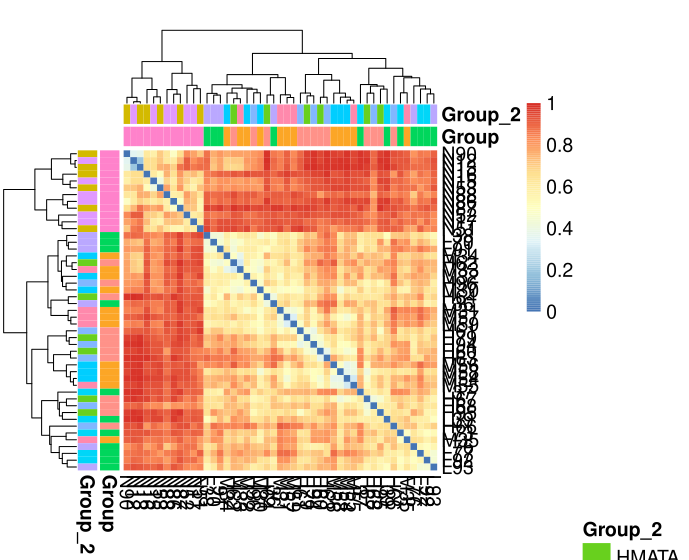

The script that drew this image:

if (FALSE){
	install.packages("pheatmap", repo="http://cran.us.r-project.org")
}

library(grid)
library(pheatmap)

if(1){
	library(RColorBrewer)
}

find_coordinates = function(n, gaps, m=1:n) {
	if(length(gaps)==0){
		return(list(coord=unit(m/n, "npc"), size=unit(1/n,"npc")))
	}

	if(max(gaps)>n){
		stop("Gaps do not match matrix size")
	}

	size = (1/n)*(unit(1, "npc")-length(gaps)*unit("4", "bigpts"))

	gaps2 = apply(sapply(gaps, function(gap, x){x>gap}, m), 1, sum)
	coord = m * size + (gaps2 * unit("4", "bigpts"))

	return(list(coord=coord, size=size))
}


vjust <- 0
hjust <- 0.5

if(270==270){
	vjust <- 0.5
	hjust <- 0
}else if(270==45){
	vjust <- .5
	hjust <- 1
}else if(270==0){
	vjust <- 1
	hjust <- 0.5
}



draw_colnames_custom <- function (coln, gaps, ...){
	coord = find_coordinates(length(coln),  gaps)
	x = coord$coord - 0.5 * coord$size
	if (270  == 90){
		hjust = 1
		vjust = 0.5
	}
	if (270  == 45){
		hjust = 1
		vjust = 0.5
	}

	res = textGrob(coln, x=x, y=unit(1, "npc")-unit(3, "bigpts"),
		vjust = vjust, hjust=hjust, rot=270, gp=gpar(...))
	return(res)
}


# Overwrite default draw_colnames with your own version
assignInNamespace(x="draw_colnames", value="draw_colnames_custom",
	ns=asNamespace("pheatmap"))

data <- read.table(file="result/beta3/bray_curtis.txt", sep="\t", header=T, row.names=1,
	check.names=F, quote="", comment="")

if ("FALSE" != "FALSE"){
	#data[data==0] <- 1.0000001
	#data[data==1] <- 1.0001
	data <- FALSE(data+1)
}

if (1 == 1){
	legend_breaks = NA
} else if (1 == 2){
	if (Inf == Inf){
		summary_v <- c(t(data))
		legend_breaks <- unique(c(seq(summary_v[1]*0.95,summary_v[2],length=6),
		  seq(summary_v[2],summary_v[3],length=6),
		  seq(summary_v[3],summary_v[5],length=5),
		  seq(summary_v[5],summary_v[6]*1.05,length=5)))
	} else {
		legend_breaks <- unique(c(seq(summary_v[1]*0.95, Inf,
		 length=10), seq(Inf,summary_v[6]*1.05,length=10)))
	}

	if("FALSE" != "FALSE"){
		legend_breaks <- prettyNum(legend_breaks, digits=FALSE)
	}

	print(col)
	print(legend_breaks)
} else {
	legend_breaks <- c()
}


if ("temp/group.txt" != "NA") {
	annotation_row <- read.table(file="temp/group.txt", header=T,
		row.names=1, sep="\t", quote="", check.names=F, comment="")
} else {
	annotation_row <- NA
}

if ("temp/group.txt" != "NA") {
	annotation_col <- read.table(file="temp/group.txt", header=T,
		row.names=1, sep="\t", quote="", check.names=F, comment="")
	# Do not remember what this is for?
	#levs <- unique(unlist(lapply(annotation_col, unique)))
	#annotation_col <- data.frame(lapply(annotation_col, factor,
	#	levels=levs), row.names=rownames(annotation_col))
} else {
	annotation_col <- NA
}

data[data>Inf] <- Inf
if ("-Inf" != "-Inf"){
	data[data<-Inf] <- -Inf
}

if ("function" == "function"){
	color_vector <- colorRampPalette(rev(brewer.pal(n=7, name="RdYlBu")))(100)
} else if ("function" == "vector"){
	colfunc <- colorRampPalette(colorRampPalette(rev(brewer.pal(n=7, name="RdYlBu")))(100), bias=1)
	color_vector <- colfunc(30)
} else {
	color_vector <- colorRampPalette(rev(brewer.pal(n=7, name="RdYlBu")))(100)
}

ann_colors = list(NA)

if (ann_colors[1][1] == "NA") {
	ann_colors = NA
}

pheatmap(data, kmean_k=NA, color=color_vector,
scale="none", border_color=NA,
cluster_rows=TRUE, cluster_cols=TRUE,
breaks=legend_breaks, clustering_method="complete",
clustering_distance_rows="correlation",
clustering_distance_cols="correlation",
legend_breaks=legend_breaks, show_rownames=TRUE, show_colnames=TRUE,
main="", annotation_col=annotation_col,
annotation_row=annotation_row,
annotation_colors = ann_colors,
fontsize=14, filename="result/beta3/bray_curtis.txt.pheatmap.pdf", width=6.9,
height=5.6)
